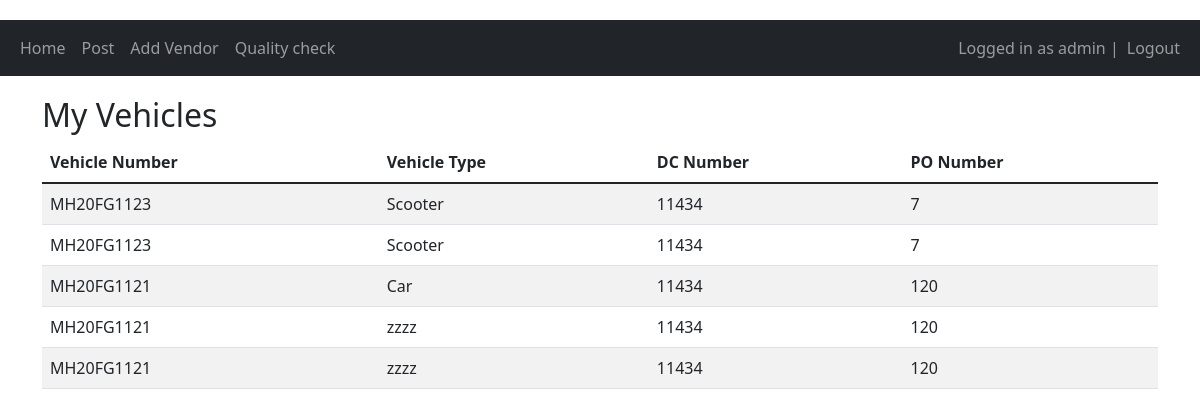
The app's page / (signed in) with its own data.
### vehicles/models.py (models this page shows)
class Vehicle(models.Model):
    user = models.ForeignKey(User, on_delete=models.CASCADE, default=None)
    vehicle_number = models.CharField(max_length=20)
    vehicle_type = models.CharField(max_length=50)
    dc_number = models.CharField(max_length=20)
    po_number = models.CharField(max_length=20)

### vehicles/views.py (the view)
# urls.py: 2. Add a URL to urlpatterns:  path('', views.home, name='home')
@login_required(login_url="/login")
def home(request):
    posts = Vehicle.objects.filter(user=request.user)
    if request.method == "POST":
        post_id = request.POST.get("post-id")
        if post_id:
            post = Vehicle.objects.filter(id=post_id, user=request.user).first()
            if post:
                post.delete()
    return render(request, 'vehicles/home.html', {"posts": posts})

### vehicles/templates/vehicles/home.html (shortened to what this page needs)
{% extends 'vehicles/base.html' %}
{% block content %}
  <div class="row">
    <div class="col-md-12">
      <h2>My Vehicles</h2>
      {% if posts %}
        <table class="table table-striped">
          <thead>
            <tr>
              <th>Vehicle Number</th>
              <th>Vehicle Type</th>
              <th>DC Number</th>
              <th>PO Number</th>
            </tr>
          </thead>
          <tbody>
            {% for post in posts %}
              <tr>
                <td>{{ post.vehicle_number }}</td>
                <td>{{ post.vehicle_type }}</td>
                <td>{{ post.dc_number }}</td>
                <td>{{ post.po_number }}</td>
              </tr>
            {% endfor %}
          </tbody>
        </table>
      {% else %}
        <p>No posts yet :(</p>
      {% endif %}
    </div>
  </div>
{% endblock %}

### vehicles/templates/vehicles/base.html (shortened to what this page needs)
<!DOCTYPE html>
<html lang="en">
  <head>
    <link
      href="https://cdn.jsdelivr.net/npm/bootstrap@5.1.3/dist/css/bootstrap.min.css"
      rel="stylesheet"
    />
  </head>
  <body>
    <nav class="navbar navbar-expand-lg navbar-dark bg-dark">
      <div class="container-fluid">
        <div>
          <ul class="navbar-nav">
            <li class="nav-item">
              <a class="nav-link" href="{% url 'vehicles:home' %}">Home</a>
            </li>
            <li class="nav-item">
              <a class="nav-link" href="{% url 'vehicles:create_post' %}">Post</a>
            </li>
            <li class="nav-item">
              <a class="nav-link" href="{% url 'vehicles:add_vendor' %}">Add Vendor</a>
            </li>
            <li class="nav-item">
              <a class="nav-link" href="{% url 'vehicles:quality_check' %}">Quality check</a>
            </li>
          </ul>
        </div>
        <div>
          <ul class="navbar-nav">
            {% if user.is_authenticated %}
            <span class="navbar-text">Logged in as {{ user.username }} | </span>
            <li class="nav-item">
              <a class="nav-link" href="{% url 'logout' %}">Logout</a>
            </li>
            {% else %}
            <li class="nav-item">
              <a class="nav-link" href="{% url 'login' %}">Login</a>
            </li>
            {% endif %}
          </ul>
        </div>
      </div>
    </nav>
    <div class="container">
      {% block content %} {% endblock %}
    </div>
  </body>
</html>

### vehicles/templates/vehicles/base.html (style rules this page uses)
body { padding-top: 20px; }
.navbar { margin-bottom: 20px; }

### records on screen
Vehicle: vehicle_number "MH20FG1123", vehicle_type "Scooter", dc_number "11434", po_number "7"
Vehicle: vehicle_number "MH20FG1123", vehicle_type "Scooter", dc_number "11434", po_number "7"
Vehicle: vehicle_number "MH20FG1121", vehicle_type "Car", dc_number "11434", po_number "120"
Vehicle: vehicle_number "MH20FG1121", vehicle_type "zzzz", dc_number "11434", po_number "120"
Vehicle: vehicle_number "MH20FG1121", vehicle_type "zzzz", dc_number "11434", po_number "120"

### other values on screen
{{ user.username }} "admin"
